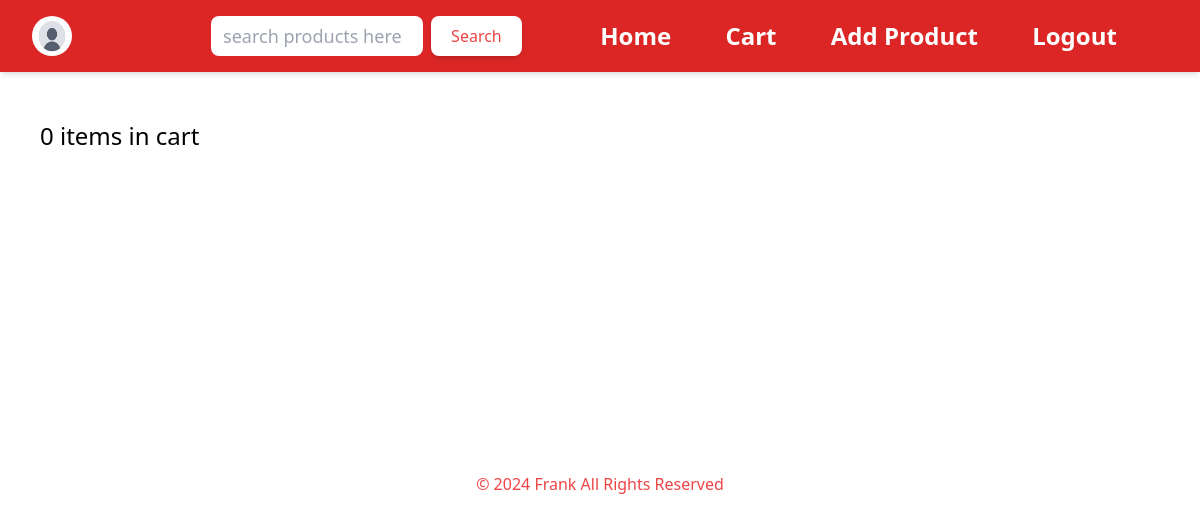
The page /cart (signed in) on the database as committed earlier.
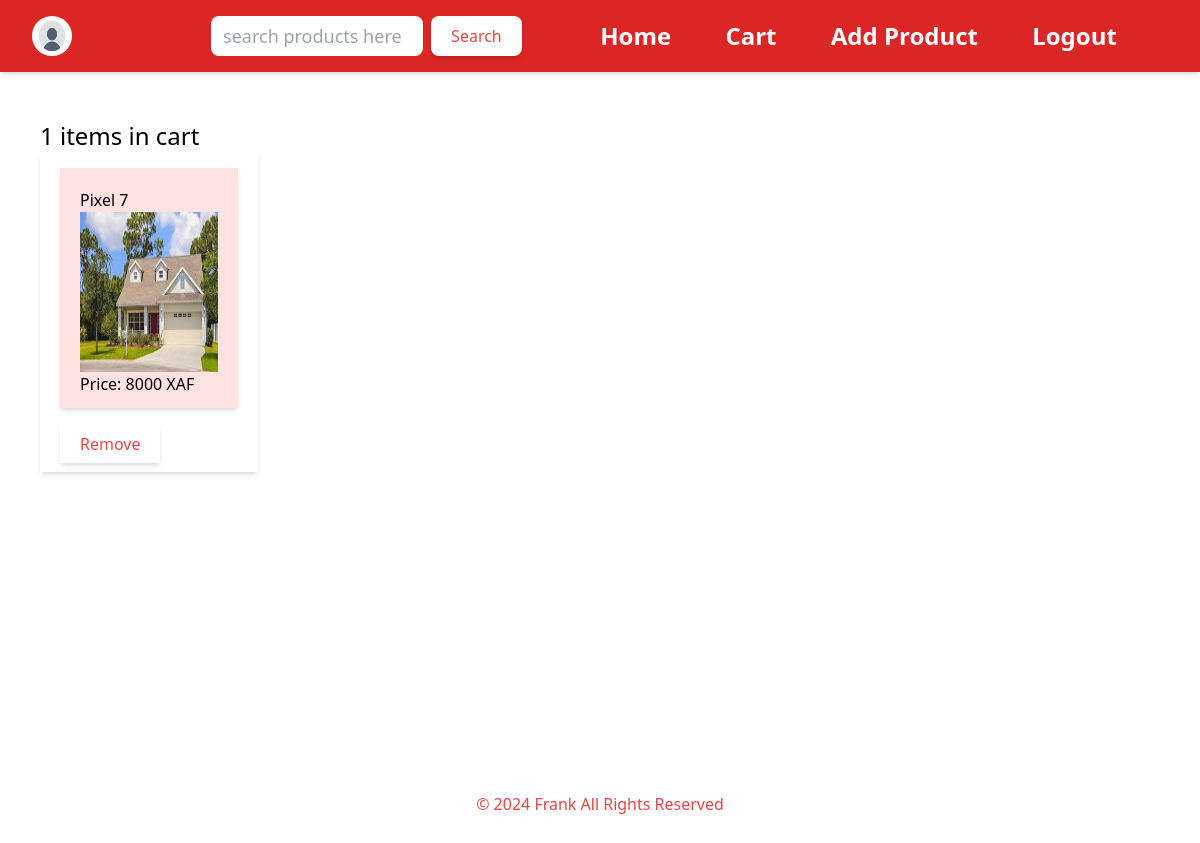
The same page on the database as committed later.
### shop/models.py (models this page shows, shortened)
class Cart(models.Model):
    user = models.ForeignKey(User, on_delete=models.CASCADE)
    product = models.ForeignKey(Product, on_delete=models.CASCADE)
    updated = models.DateTimeField(auto_now=True)
    created = models.DateTimeField(auto_now_add=True)
    class Meta:
        ordering = ['-updated','-created']

class Product(models.Model):
    name = models.CharField(max_length=200)
    description = models.TextField(null=True)
    image = models.ImageField(upload_to="images", null=True)
    price = models.PositiveIntegerField()
    seller = models.ForeignKey(User, on_delete=models.CASCADE)
    category = models.ForeignKey(Category, on_delete=models.CASCADE)
    updated = models.DateTimeField(auto_now=True)
    created = models.DateTimeField(auto_now_add=True)
    class Meta:
        ordering = ['-updated','-created']

### shop/views.py (the view)
# urls.py: path('cart', views.viewCart, name="cart"),
@login_required(login_url='login')
def viewCart(request):
    cart = Cart.objects.filter(user = request.user)
    context = {'cart':cart}
    return render(request, 'shop/cart.html', context)

### shop/templates/shop/cart.html
{% extends 'shop/main.html' %}
{% block content %}
<main class="mt-32 md:mt-20">
    <div>
        <h3 class="text-2xl font-medium">{{cart.count}} items in cart</h3>
    </div>
    <div class="md:grid md:grid-cols-3 lg:grid-cols-5 gap-2 ">
        {% for item in cart %}
        <div class="shadow-md px-5 h-80">
            <a href="{% url 'product-details' item.product.id %}"class="shadow-md bg-red-100 mt-4 flex justify-center items-center " >
                <div class=" p-5 h-60 w-60 ">
                    <p class="font-medium"> {{item.product.name|capfirst}}</p>
                    <img src="{{item.product.image.url}}" alt="Product image"  class=" w-full md:w-[300px] h-[80%]"/>
                    <p>Price: {{item.product.price}} XAF</p>
                </div>
            </a>
            <br>
            <a href="{% url 'removecart' item.id %}" class="text-red-500 shadow-md px-5 py-2">Remove</a>
        </div>
        {% endfor %}
    </div>
</main>
{% endblock %}

Rows that differ between the two databases and show on the page:
added Cart: product.name "Pixel 7", product.image (picture), product.price "8000"
Other text that changed with them:
{{ cart.count }}: "0" → "1"
